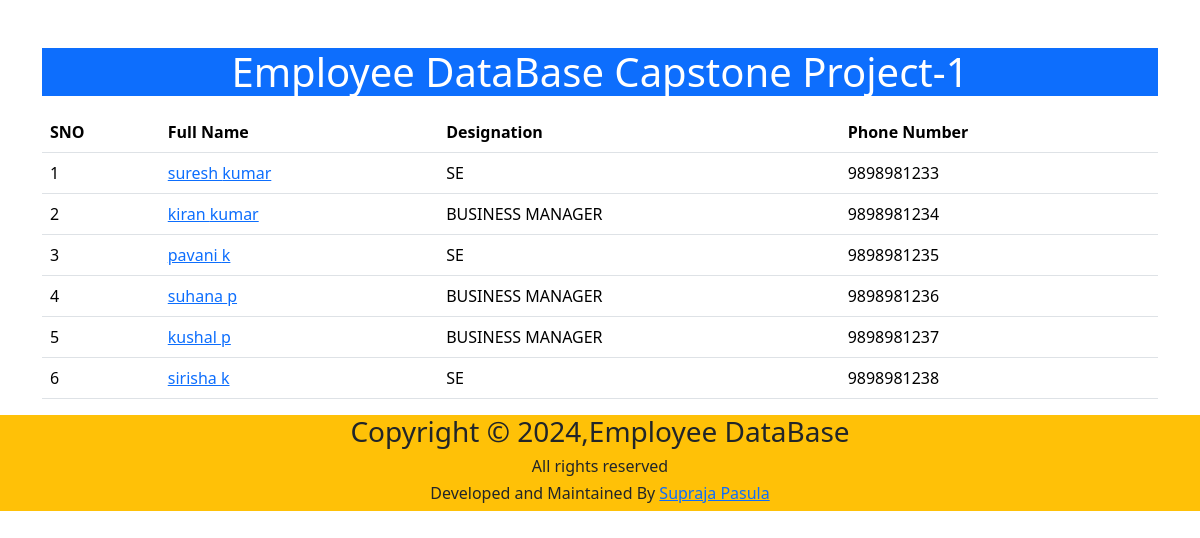
The page /Employee/ on the database its author committed.
### salary/models.py (models this page shows)
class Employee(models.Model):
    first_name=models.CharField(max_length=100)
    last_name=models.CharField(max_length=100)
    photo=models.ImageField(upload_to='images')
    designation=models.CharField(max_length=100)
    email_address=models.EmailField(max_length=100,unique=True)
    phone_number=models.CharField(max_length=10)

### Employee/views.py (the view)
# urls.py: 2. Add a URL to urlpatterns:  path('', views.home, name='home')
def home(request):
    employees=Employee.objects.all()
    context={
        'employees':employees,
   }
    return render(request,'home.html',context)

### templates/home.html (shortened to what this page needs)
{% load static %}
<!DOCTYPE html>
<html lang="en">
<head>
    <link href="https://cdn.jsdelivr.net/npm/bootstrap@5.3.3/dist/css/bootstrap.min.css" rel="stylesheet">
    </head>
<body>
   <div class="container mt-5">
    <h1 class="text-center text-white bg-primary">Employee DataBase Capstone Project-1</h1>
    <table class="table table-hover mt-3">
      <thead>
      <tr>
        <th>SNO</th>
        <th>Full Name</th>
        <th>Designation</th>
        <th>Phone Number</th>
      </tr>
    </thead>
    <tbody>
      {% for x in employees %}
       <tr>
        <td>{{forloop.counter}}</td>
        <td><a href="{% url 'employee_detail' x.id %}">{{x.first_name}} {{x.last_name}}</td>
        <td>{{x.designation}}</td>
        <td>{{x.phone_number}}</td>
       </tr>
      {% endfor %}
    </tbody>
  </table>
 </div>
 <footer class=" text-center bg-warning">
  <div class="container">
  <div class="row">
  <div class="col">
  <h3>Copyright &copy; 2024,Employee DataBase</h3>
  <h6>All rights reserved</h6>
  <h6>Developed and Maintained By
    <a href="#">Supraja Pasula</a>
  </h6>
  </div>
  </div>
  </div>
  </footer>
</body>
</html>

### rows shown on the page
Employee: first_name "suresh", last_name "kumar", designation "SE", phone_number "9898981233"
Employee: first_name "kiran", last_name "kumar", designation "BUSINESS MANAGER", phone_number "9898981234"
Employee: first_name "pavani", last_name "k", designation "SE", phone_number "9898981235"
Employee: first_name "suhana", last_name "p", designation "BUSINESS MANAGER", phone_number "9898981236"
Employee: first_name "kushal", last_name "p", designation "BUSINESS MANAGER", phone_number "9898981237"
Employee: first_name "sirisha", last_name "k", designation "SE", phone_number "9898981238"
